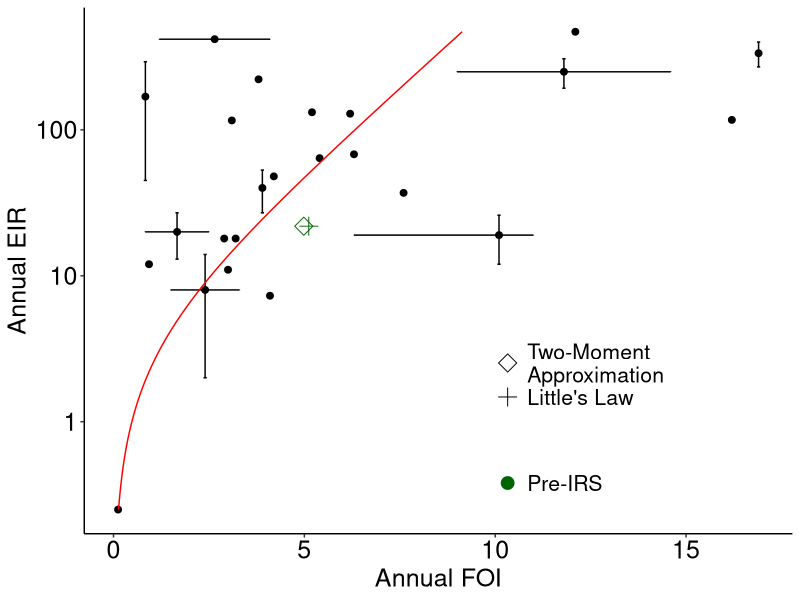

Reproduce this figure in R. (Note: this script raises an error after producing the figure.)
rm(list = ls())
suppressPackageStartupMessages({
  library(stringr)
  library(ggplot2)
  library(cowplot)
  library(ggpubr)
  library(dplyr)
  library(gridExtra)
})
# historical paired EIR-FOI values
FOIms <- c(3.8, 3, 12.1, 0.12, 4.1, 16.9, 16.2, 3.9, (2.5-0.83)/2+0.83, 10.1, 
           (3.3-1.5)/2+1.5, 7.6, 5.4, 3.2, 6.3, 6.2, 2.9, 5.2, 4.2, 3.1, (0.87-0.8)/2+0.8, (14.6-9)/2+9, (4.1-1.2)/2+1.2, 0.93)
FOIls <- c(rep(NA, 8), 0.83, 6.3, 1.5, rep(NA, 9), 0.8, 9, 1.2, NA)
FOIus <- c(rep(NA, 8), 2.5, 11, 3.3, rep(NA, 9), 0.87, 14.6, 4.1, NA)
EIRms <- c(222,11,470,0.25,7.3,335,117, (53-27)/2+27, (27-13)/2+13, (26-12)/2+12, (14-2)/2+2, 37, 64, 18, 
           68, 129, 18, 132, 48, 116, 169, (307-193)/2+193, 418, 12)
EIRls <- c(rep(NA, 5), 270, NA, 27, 13, 12, 2, rep(NA, 9), 45, 193, NA, NA)
EIRus <- c(rep(NA, 5), 400, NA, 53, 27, 26, 14, rep(NA, 9), 293, 307, NA, NA)
EIRAndFOI <- data.frame("label" = LETTERS[1:24], "EIR_mean" = EIRms,
                        "EIR_upper" = EIRus, "EIR_lower" = EIRls,
                        "FOI_upper" = FOIus, "FOI_lower" = FOIls, 
                        "FOI_mean" = FOIms)
EIRAndFOI <- as_tibble(EIRAndFOI)
a <- 4.6
b <- 0.55
t <- 43

# Ghana surveys
T_YEAR <- 365
fois1 <- c(77, 73, 70)
pointData1 <- data.frame("EIR_mean" = (18.45729 + 25.27857)/2, 
                         "FOI_mean" = mean(T_YEAR/fois1),
                         "label" = "Pre-IRS")

fois4 <- c(4.878125, 5.158363, 5.309642)
pointData2 <- data.frame("EIR_mean" = (18.45729 + 25.27857)/2, 
                         "FOI_mean" = mean(fois4),
                         "label" = "Pre-IRS")
pointData12 <- bind_rows(pointData1 %>% mutate(method = "Two-Moment Approximation"), 
                         pointData2 %>% mutate(method = "Little's Law"))
pointData12$label <- factor(pointData12$label, levels = c("Pre-IRS"))
pointData12$method <- factor(pointData12$method, levels = c("Two-Moment Approximation", "Little's Law"))

al <- 4.6
bl <- 0.27
tl <- 7

ah <- 10
bh <- 0.55
th <- 60

sizeV <- 18
sizeVFactor <- 1.175
saveDir <- "/project2/pascualmm/QZ/PhD/projects/FOI/writings/round1/plots/FOI-EIR/"
dir.create(saveDir)
p1 <- ggplot(data = EIRAndFOI, aes(x = log10(EIR_mean), y = FOI_mean)) + geom_point(size = 2) + 
  geom_errorbar(aes(ymin = FOI_lower, ymax = FOI_upper)) +
  geom_errorbarh(aes(xmin = log10(EIR_lower), xmax = log10(EIR_upper))) +
  stat_function(fun=function(x) log(1+a*b*(10^(x)/T_YEAR)*t)/(a*t)*T_YEAR, col = "red") +
  geom_point(data = pointData12, aes(x = log10(EIR_mean), y = FOI_mean, col = label, shape = method), size = 4) +
  theme_classic() +
  theme(
    plot.title = element_text(color="black", size=sizeV, hjust = 0.5),
    axis.title.x = element_text(color="black", size=sizeV),
    axis.title.y = element_text(color="black", size=sizeV),
    axis.text.x = element_text(color="black", 
                               size=sizeV, angle=0),
    axis.text.y = element_text(color="black", 
                               size=sizeV, angle=0),
    legend.text = element_text(color="black", 
                               size=sizeV/sizeVFactor, angle=0),
    legend.title = element_text(color="black", 
                                size=sizeV, angle=0),
    strip.text = element_text(color="black", 
                              size=sizeV, angle=0)) +
  xlab("Annual EIR") + ylab("Annual FOI") +
  coord_cartesian(xlim = c(-1, 4)) +
  scale_x_continuous(breaks=c(0, 1, 2, 3, 4),
                     labels=c("1", "10", "100", "1000", "10000")) +
  scale_color_manual(name = "",
                     values = c("dark green"),
                     labels = c("Pre-IRS")) +
  scale_shape_manual(name = "",
                     values = c(5,3),
                     labels = c("Two-Moment \nApproximation", "Little's Law")) +
  theme(legend.position = c(0.7, 0.25)) + coord_flip() 
print(p1)
ggsave(paste0(saveDir, "FOI-EIR-Ghana.pdf"), p1, width = 5.5, height = 5)




ems <- c(58, 3.7, 39, 2.1, 1.8, 20, 7.2, (14-6.9)/2+6.9, 
         ((16+33)/2+(5.2+11)/2)/2,
         (1.2+2.6)/2,
         ((1.3+9.3)/2+(0.6+4.2)/2)/2,
         4.9, 12, 5.6, 11, 21, 6.2, 25, 11, 37,
         (211-194)/2+194,
         21, (348-102)/2+102, 13)
eus <- c(rep(NA, 5), 24, NA, 14, (16+33)/2, (1.9+4.1)/2, (9.3+1.3)/2, rep(NA, 9), (366+337)/2, NA, 348, NA)
els <- c(rep(NA, 5), 16, NA, 6.9, (5.2+11)/2, (1.1+2.4)/2, (0.6+4.2)/2, rep(NA, 9), (52+56)/2, NA, 102, NA)
efficiency <- data.frame("label" = LETTERS[1:24], "e_mean" = 1/ems,
                         "e_upper" = 1/els, "e_lower" = 1/eus,
                         "EIR_mean" = EIRms,
                         "EIR_upper" = EIRus, "EIR_lower" = EIRls)
pointData1 <- data.frame("EIR_mean" = (18.45729 + 25.27857)/2, 
                         "e_mean" = mean(T_YEAR/fois1)/((18.45729 + 25.27857)/2),
                         "label" = c("Pre-IRS"))
pointData2 <- data.frame("EIR_mean" = (18.45729 + 25.27857)/2, 
                         "e_mean" = mean(fois4)/((18.45729 + 25.27857)/2),
                         "label" = c("Pre-IRS"))
pointData12 <- bind_rows(pointData1 %>% mutate(method = "Two-Moment Approximation"), 
                         pointData2 %>% mutate(method = "Little's Law"))
pointData12$label <- factor(pointData12$label, levels = c("Pre-IRS"))
pointData12$method <- factor(pointData12$method, levels = c("Two-Moment Approximation", "Little's Law"))
p2 <- ggplot(data = efficiency, aes(x = log10(EIR_mean), y = log(e_mean))) + geom_point(size = 2) + 
  geom_errorbar(aes(ymin = log(e_lower), ymax = log(e_upper))) +
  geom_errorbarh(aes(xmin = log10(EIR_lower), xmax = log10(EIR_upper))) +
  stat_function(fun=function(x) log(log(1+a*b*(10^(x)/T_YEAR)*t)/(a*t)*T_YEAR/10^(x)), col = "red") +
  geom_point(data = pointData12, aes(x = log10(EIR_mean), y = log(e_mean), col = label, shape = method), size = 4) +
  theme_classic() +
  theme(
    plot.title = element_text(color="black", size=sizeV, hjust = 0.5),
    axis.title.x = element_text(color="black", size=sizeV),
    axis.title.y = element_text(color="black", size=sizeV),
    axis.text.x = element_text(color="black", 
                               size=sizeV, angle=0),
    axis.text.y = element_text(color="black", 
                               size=sizeV, angle=0),
    legend.text = element_text(color="black", 
                               size=sizeV, angle=0),
    legend.title = element_text(color="black", 
                                size=sizeV, angle=0),
    strip.text = element_text(color="black", 
                              size=sizeV, angle=0)) +
  xlab("Annual EIR") + ylab("FOI/EIR (Transmsision Efficiency)") +
  coord_cartesian(xlim = c(-1, 3), ylim = c(-7, 0)) +
  scale_x_continuous(breaks=c(0, 1, 2, 3),
                     labels=c("1", "10", "100", "1000")) +
  scale_color_manual(name = "",
                     values = c("dark green"),
                     labels = c("Pre IRS")) +
  scale_shape_manual(name = "",
                     values = c(5,3),
                     labels = c("Two-Moment \nApproximation", "Little's Law")) +
  theme(legend.position = c(0.25, 0.4)) + 
  scale_y_continuous(breaks = c(-0.5108256, -2.302585, -6.214608),
                     labels = c("3/5", "1/10", "1/500")) + guides(shape = "none", color = "none")
print(p2)
ggsave(paste0(saveDir, "FOI-EIR-Ghana2.pdf"), p2, width = 5.5, height = 5)
